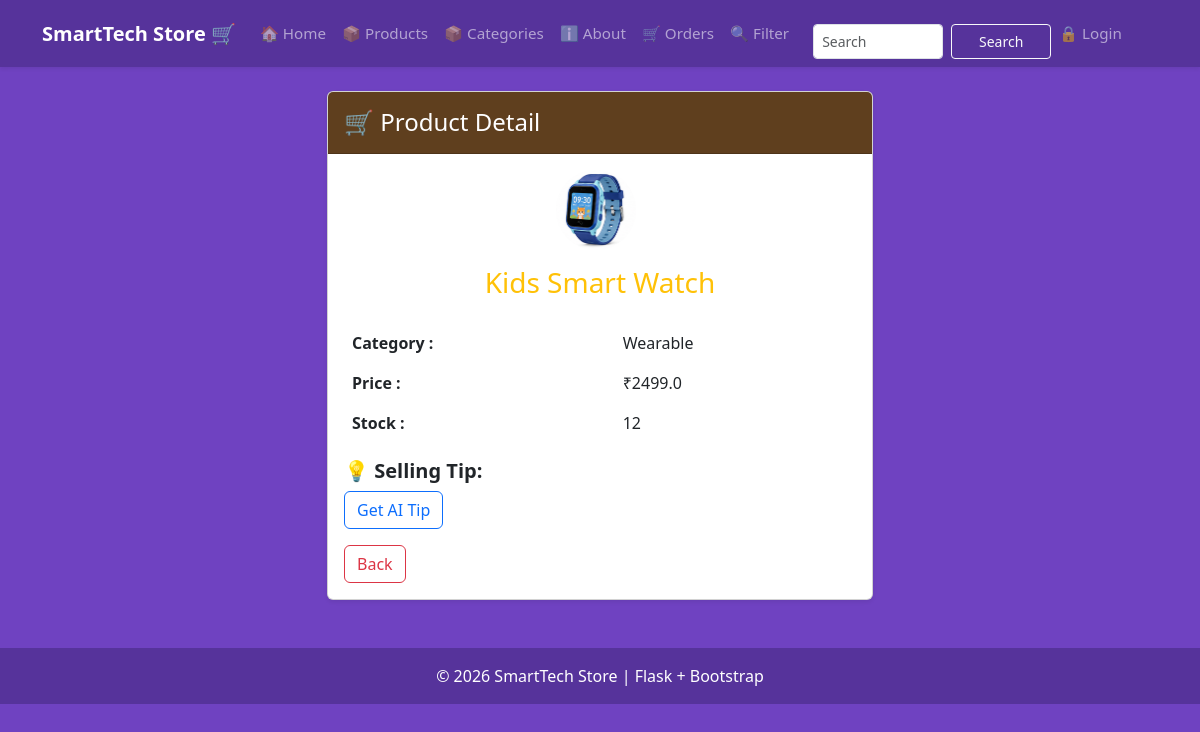
The page /products/86 on the database its author committed.
### tables this page shows
CREATE TABLE products (
                    id INTEGER PRIMARY KEY AUTOINCREMENT,
                    name TEXT NOT NULL,
                    category TEXT NOT NULL,
                    price REAL NOT NULL,
                    stock INTEGER NOT NULL
                 , photo TEXT DEFAULT 'default.jpg');

### app.py (the view)
@app.route("/products/<int:id>")
def product_detail(id):
    conn = get_db()
    product = conn.execute("SELECT * FROM products WHERE id = ?", (id,)).fetchone()
    conn.close()
    if product is None:
        flash("Product not found.", "danger")
        return redirect(url_for("product")) #Function name of your products page
    return render_template("detail.html", product=product)

### database.py (called while the page is built)
def get_db():
    conn = sqlite3.connect(DB_PATH)
    conn.row_factory = sqlite3.Row # To access columns by name
    return conn

### templates/detail.html (shortened to what this page needs)
{% extends 'base.html' %}
{% block content %}
<div class="row justify-content-center">
    <div class="col-md-6">
        <div class="card shadow-sm">
            <div class="card-header text-white py-3" style="background-color:#5f3f1e;">
                <h4 class="mb-0">🛒 Product Detail</h4>
            </div>
            <div class="card-body">
                <div class="text-center mb-4">
                    <img src="{{ url_for('static', filename='uploads/' ~ product.photo) }}"
                         class="rounded-circle me-2"
                         style="width:80px; height:80px; object-fit:cover;"
                         alt="{{ product.name }}">
                    <h3 class="mt-3 text-warning">{{ product.name }}</h3>
                </div>
                <table class="table table-borderless">
                    <tr>
                        <th>Category :</th>
                        <td>{{ product.category }}</td>
                    </tr>
                    <tr>
                        <th>Price :</th>
                        <td>₹{{ product.price }}</td>
                    </tr>
                    <tr>
                        <th>Stock :</th>
                        <td>{{ product.stock }}</td>
                    </tr>
                </table>
                 <div class="mb-3">
                    <h5 class="fw-bold">💡 Selling Tip:</h5>
                    {% if tip %}
                    <div class ="alert alert-info">{{ tip }}</div>
                    {% else %}
                    <a href="{{url_for('get_ai_tip', id=product.id)}}" class="btn btn-outline-primary">Get AI Tip</a>
                    {% endif %}
                </div>
                <a href="{{ url_for('product') }}" class="btn btn-outline-danger">
                    Back
                </a>
            </div>
        </div>
    </div>
</div>
{% endblock %}

### templates/base.html (style rules this page uses)
html, body { margin: 0; padding: 0; min-height: 100%; background-color: #6f42c1 !important; }
body { background-color: #6f42c1 !important; }
:root { --brand: #6f42c1; }

### rows shown on the page
products: photo (picture), name "Kids Smart Watch", category "Wearable", price "2499.0", stock "12"
